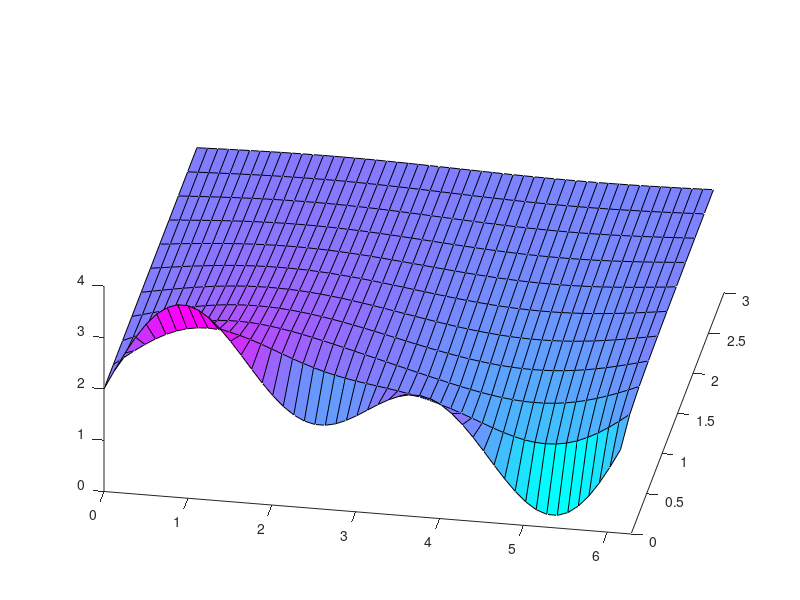

This figure's MATLAB source:
% solving u_t=u_xx by FFT and impl. (eta>0) time stepping
% Note:  if c_k is the k-th DFT-coeff then 
%         fft(u)=(c_0 c_1...c_(n/2-1)  c_(-n/2)  c_(-n/2+1)...c_(-1))
% i.e.: position   1   2      n/2        n/2+1    n/2+2        n
n=50; dx=2*pi/n; x=0:dx:2*pi-dx; eta=0.5; h=0.3; tn=11; tmax=h*(tn-1);
nv=fftshift(-n/2:1:n/2-1); % wave numbers 
mu=(1-h*(1-eta)*nv.^2)./(1+eta*nv.^2*h); % F-multiplier vector 
u0=2+sin(x)+sin(2*x); t=0:h:h*(tn-1); [X,T]=meshgrid(x,t); 
ua=zeros(tn,n); ua(1,:)=u0; u=u0; uf=fft(u);
for i=2:tn
  uf=mu.*uf; u=ifft(uf);ua(i,:)=u; % back to x only for plotting
end
surf(X,T,real(ua)); view(10,50);axis([0 2*pi 0 tmax 0 4]); colormap cool;
grid off; %tics('x',[0 3 6]);tics('y',[0 0.5 1]);tics('z',[0 2 4]);
%print -F:20 h1d.eps


